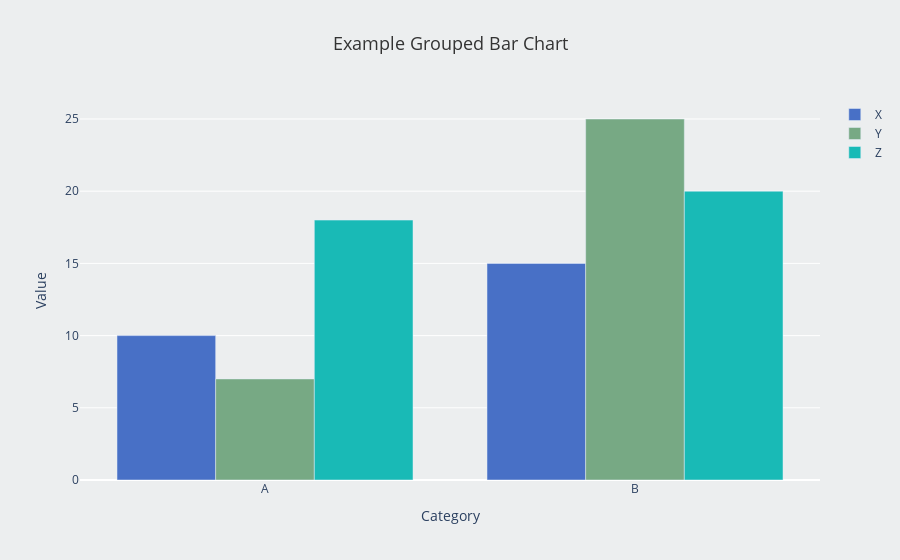

Notebook code for this chart:
### Code cell
import pandas as pd
import plotly.graph_objects as go

# Define the color palettes
color_pallet_blue = ["#2167AE", "#23366F", "#5495CF", "#91BFE3", "#1FB1E6"]
color_pallet = [
    "#4870C6",
    "#77A984",
    "#19BAB6",
    "#A6E9AB",
    "#E1EE92",
    "#FFF773",
    "#FF7569",
    "#E18EbA",
    "#FFC5EA",
    "#6D6BCF",
]
color_white = "#ECEEEF"


def plot_group_bar_chart(
    dataframe: pd.DataFrame,
    x_column: str,
    values_column: str,
    group_column: str,
    title: str = None,
    horizontal: bool = False,
) -> None:
    """
    Generate a grouped bar chart using the provided DataFrame.

    Parameters:
        dataframe (pd.DataFrame): The DataFrame containing the data for the grouped bar chart.
        x_column (str): The name of the column to be used for the x-axis of the chart.
        values_column (str): The name of the column to be used for the values of the grouped bars.
        group_column (str): The name of the column to be used for grouping the bars.
        title (str, optional): The title for the chart. If None, the chart will have no title.
        horizontal (bool, optional): If True, the chart will be displayed as a horizontal grouped bar chart.
                                     If False, the chart will be displayed as a vertical grouped bar chart (default).

    Returns:
        None: The function displays the grouped bar chart directly without returning anything.
    """

    data_to_plot = dataframe.pivot(
        index=group_column, columns=x_column, values=values_column
    )

    # Create the grouped bar chart using Plotly
    fig = go.Figure()

    bar_colors = color_pallet[: len(data_to_plot.columns)]

    for i, col in enumerate(data_to_plot.columns):
        if horizontal:
            fig.add_trace(
                go.Bar(
                    y=data_to_plot.index,
                    x=data_to_plot[col],
                    name=col,
                    orientation="h",
                    marker=dict(color=bar_colors[i % len(bar_colors)]),
                )
            )
        else:
            fig.add_trace(
                go.Bar(
                    x=data_to_plot.index,
                    y=data_to_plot[col],
                    name=col,
                    marker=dict(color=bar_colors[i % len(bar_colors)]),
                )
            )

    # Set axis labels and title
    fig.update_layout(
        title=dict(text=title, x=0.5, font=dict(size=18, color="#333333")),
        xaxis_title=group_column,
        yaxis_title=values_column,
        plot_bgcolor=color_white,
        paper_bgcolor=color_white,
    )

    # Show legend
    fig.update_layout(showlegend=True)

    # Display the plot
    fig.show()


# Example usage
data = {
    "Category": ["A", "B", "A", "B", "A", "B"],
    "Subcategory": ["X", "X", "Y", "Y", "Z", "Z"],
    "Value": [10, 15, 7, 25, 18, 20],
}
df = pd.DataFrame(data)

# Test the function
plot_group_bar_chart(
    dataframe=df,
    x_column="Subcategory",
    values_column="Value",
    group_column="Category",
    title="Example Grouped Bar Chart",
    horizontal=False,
)

### Figure 1 — Plotly figure (JSON) as saved in the notebook; plotly's stock layout.template omitted (floating-point values rounded to 4 significant figures)
{"data": [{"marker": {"color": "#4870C6"}, "name": "X", "type": "bar", "x": ["A", "B"], "y": [10, 15]}, {"marker": {"color": "#77A984"}, "name": "Y", "type": "bar", "x": ["A", "B"], "y": [7, 25]}, {"marker": {"color": "#19BAB6"}, "name": "Z", "type": "bar", "x": ["A", "B"], "y": [18, 20]}], "layout": {"paper_bgcolor": "#ECEEEF", "plot_bgcolor": "#ECEEEF", "showlegend": true, "title": {"font": {"color": "#333333", "size": 18}, "text": "Example Grouped Bar Chart", "x": 0.5}, "xaxis": {"title": {"text": "Category"}}, "yaxis": {"title": {"text": "Value"}}}}
